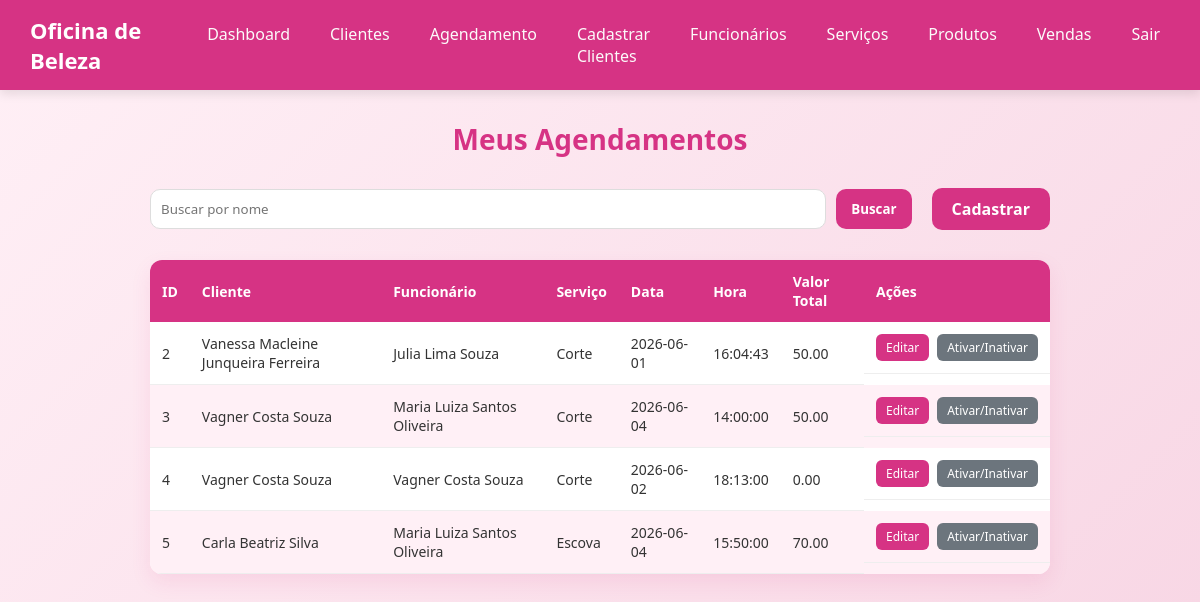
The app's page /agendamento-lista.php with its own data.
### tables this page shows
CREATE TABLE IF NOT EXISTS `tb_agendamento` (
  `id` int(11) NOT NULL AUTO_INCREMENT,
  `id_cliente` int(11) NOT NULL,
  `id_funcionario` int(11) NOT NULL,
  `id_servico` int(11) NOT NULL,
  `data` date NOT NULL DEFAULT current_timestamp(),
  `hora` time NOT NULL DEFAULT current_timestamp(),
  `valor` decimal(10,2) NOT NULL,
  `status` enum('Cancelar','Confirmar','Concluído') NOT NULL,
  PRIMARY KEY (`id`),
  KEY `fk_id_cliente` (`id_cliente`),
  KEY `fk_id_funcionario` (`id_funcionario`),
  KEY `fk_id_servico` (`id_servico`),
  CONSTRAINT `fk_id_cliente` FOREIGN KEY (`id_cliente`) REFERENCES `tb_cliente` (`id`) ON DELETE NO ACTION ON UPDATE NO ACTION,
  CONSTRAINT `fk_id_funcionario` FOREIGN KEY (`id_funcionario`) REFERENCES `tb_funcionario` (`id`) ON DELETE NO ACTION ON UPDATE NO ACTION,
  CONSTRAINT `fk_id_servico` FOREIGN KEY (`id_servico`) REFERENCES `tb_servico` (`id`) ON DELETE NO ACTION ON UPDATE NO ACTION
);

CREATE TABLE IF NOT EXISTS `tb_cliente` (
  `id` int(11) NOT NULL AUTO_INCREMENT,
  `nome` varchar(200) NOT NULL,
  `data_nascimento` date NOT NULL,
  `endereco` varchar(150) NOT NULL,
  `email` varchar(200) NOT NULL,
  `telefone` varchar(15) NOT NULL,
  `cidade` varchar(150) NOT NULL,
  `estado` varchar(100) NOT NULL,
  `data_cadastro` datetime NOT NULL DEFAULT current_timestamp(),
  `ativo` tinyint(4) NOT NULL DEFAULT 1,
  PRIMARY KEY (`id`),
  UNIQUE KEY `email` (`email`)
);

CREATE TABLE IF NOT EXISTS `tb_funcionario` (
  `id` int(11) NOT NULL AUTO_INCREMENT,
  `nome` varchar(200) NOT NULL,
  `email` varchar(200) NOT NULL,
  `telefone` varchar(15) NOT NULL,
  `senha` varchar(200) NOT NULL,
  `token` varchar(50) DEFAULT NULL,
  `data_cadastro` datetime NOT NULL DEFAULT current_timestamp(),
  `status` enum('ativo','inativo') NOT NULL DEFAULT 'ativo',
  PRIMARY KEY (`id`),
  UNIQUE KEY `email` (`email`)
);

CREATE TABLE IF NOT EXISTS `tb_servico` (
  `id` int(11) NOT NULL AUTO_INCREMENT,
  `nome_servico` varchar(200) NOT NULL,
  `descricao` text NOT NULL,
  `preco` decimal(10,2) NOT NULL,
  `duracao` varchar(50) NOT NULL,
  `categoria` enum('Cabelo','Unha','Sobrancelha','Maquiagem') NOT NULL,
  `data_cadastro` datetime NOT NULL DEFAULT current_timestamp(),
  `status` enum('ativo','inativo') NOT NULL DEFAULT 'ativo',
  PRIMARY KEY (`id`)
);

### backend/funcoes.php (called while the page is built, shortened)
<?php
require_once 'conexao.php';
function listarAgendamento()
{
    global $conexao;
    try {
        $sql = "SELECT
            tb_agendamento.*,
            tb_cliente.nome,
            tb_funcionario.nome as funcionario,
            tb_servico.nome_servico
        FROM tb_agendamento
        INNER JOIN tb_cliente ON tb_cliente.id = tb_agendamento.id_cliente
        INNER JOIN tb_funcionario ON tb_funcionario.id = tb_agendamento.id_funcionario
        INNER JOIN tb_servico ON tb_servico.id = tb_agendamento.id_servico
        ";
        $comando = $conexao->prepare($sql);
        $comando->execute();
        return $comando->fetchAll(PDO::FETCH_ASSOC);
    } catch (PDOException $erro) {
        error_log($erro->getMessage());
        echo "Não foi possível executar a função";
    }
}

### agendamento-lista.php (the view, shortened to what this page needs)
<?php
require_once 'backend/funcoes.php';
$agendamentos = listarAgendamento();
?>
<!DOCTYPE html>
<html lang="pt-br">
<head>
    <link rel="stylesheet" href="assets/css/style.css" />
    <link rel="stylesheet" href="assets/css/funcionario/clientes.css">
    <link rel="stylesheet" href="https://cdn.jsdelivr.net/npm/bootstrap-icons@1.11.3/font/bootstrap-icons.min.css">
</head>
<body>
    <?php require_once 'includes/header.php';
    ?>
    <main>
        <h1 class="titulo-pagina">Meus Agendamentos</h1>
        <div class="top-actions">
            <div class="search-box">
                <input type="text" placeholder="Buscar por nome">
                <button class="btn buscar">Buscar</button>
            </div>
            <div class="action-buttons">
                <a href="cadastrar-agendamento.php" class="btn">Cadastrar</a>
            </div>
        </div>
        <div class="table-container">
            <table>
                <thead>
                    <tr>
                        <th>ID</th>
                        <th>Cliente</th>
                        <th>Funcionário</th>
                        <th>Serviço</th>
                        <th>Data</th>
                        <th>Hora</th>
                        <th>Valor Total</th>
                        <th>Ações</th>
                    </tr>
                </thead>
                <tbody>
                    <?php
                    foreach ($agendamentos as $agendamento):
                    ?>
                        <tr>
                            <td><?php echo  $agendamento['id']; ?></td>
                            <td><?php echo $agendamento['nome']; ?></td>
                            <td><?php echo $agendamento['funcionario']; ?></td>
                            <td><?php echo $agendamento['nome_servico']; ?></td>
                            <td><?php echo $agendamento['data']; ?></td>
                            <td><?php echo $agendamento['hora']; ?></td>
                            <td><?php echo $agendamento['valor']; ?></td>
                            <td class="acoes">
                                <a class="table-btn editar " href="editar-agendamento.php?id=<?php echo $agendamento['id']; ?>">Editar</a>
                                <a href="#" class="table-btn status">Ativar/Inativar</a>
                            </td>
                        </tr>
                    <?php
                    endforeach;
                    ?>
                </tbody>
            </table>
        </div>
    </main>
</body>

### assets/css/style.css (style rules this page uses)
* { margin: 0; padding: 0; box-sizing: border-box; font-family: 'Segoe UI', Tahoma, Geneva, Verdana, sans-serif; }
body { background: linear-gradient(135deg, #fff0f6, #f8d7e5); color: #333; }

### assets/css/funcionario/clientes.css (style rules this page uses)
.top-actions { max-width: 900px; margin: 30px auto; display: flex; justify-content: space-between; align-items: center; gap: 20px; }
.search-box { display: flex; gap: 10px; flex: 1; }
.search-box input { flex: 1; padding: 10px; border-radius: 10px; border: 1px solid #ddd; outline: none; transition: 0.3s; }
.btn { padding: 10px 20px; background: #d63384; color: white; border: none; border-radius: 10px; text-decoration: none; cursor: pointer; font-weight: 600; transition: 0.3s; }
.btn.buscar { padding: 10px 15px; }
.action-buttons { display: flex; gap: 10px; }
.table-container { max-width: 900px; margin: 20px auto 40px auto; }
table { width: 100%; border-collapse: collapse; background: #fff; border-radius: 12px; overflow: hidden; box-shadow: 0 8px 20px rgba(214, 51, 132, 0.1); }
table thead { background: #d63384; color: white; }
table th { padding: 12px; text-align: left; font-size: 14px; }
table td { padding: 12px; border-bottom: 1px solid #eee; font-size: 14px; }
table tbody tr:nth-child(even) { background: #fff0f6; }
.acoes { display: flex; gap: 8px; }
.table-btn { padding: 5px 10px; border-radius: 6px; font-size: 12px; text-decoration: none; color: white; transition: 0.3s; }
.table-btn.editar { background: #d63384; }
.table-btn.status { background: #6c757d; }
.titulo-pagina { text-align: center; margin: 30px 0; color: #d63384; font-size: 28px; font-weight: bold; }

### records on screen
tb_agendamento: id "2", id_cliente.nome "Vanessa Macleine Junqueira Ferreira", id_funcionario.nome "Julia Lima Souza", id_servico.nome_servico "Corte", data "2026-06-01", hora "16:04:43", valor "50.00"
tb_agendamento: id "3", id_cliente.nome "Vagner Costa Souza", id_funcionario.nome "Maria Luiza Santos Oliveira", id_servico.nome_servico "Corte", data "2026-06-04", hora "14:00:00", valor "50.00"
tb_agendamento: id "4", id_cliente.nome "Vagner Costa Souza", id_funcionario.nome "Vagner Costa Souza", id_servico.nome_servico "Corte", data "2026-06-02", hora "18:13:00", valor "0.00"
tb_agendamento: id "5", id_cliente.nome "Carla Beatriz Silva", id_funcionario.nome "Maria Luiza Santos Oliveira", id_servico.nome_servico "Escova", data "2026-06-04", hora "15:50:00", valor "70.00"
